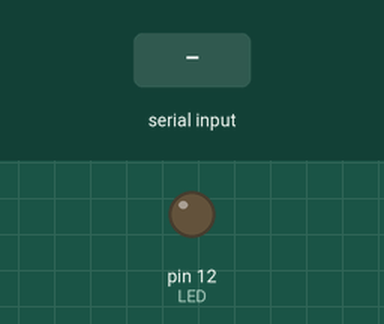
The sketch below on a simulated Arduino Uno, built with avr-gcc and run on an emulated ATmega328P. Parts: output pins drawn as LEDs (lit = HIGH). Inputs (shaded band) come from the test bench.

Above: at 1.2 s.
1.3 s: "90,45\n" received over Serial
At 2.1 s:
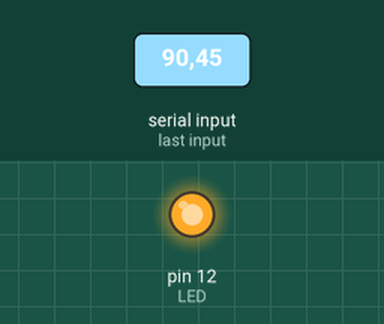
Timing chart, 0 to 4.3 s (numbered marks = the images above; inputs shaded):
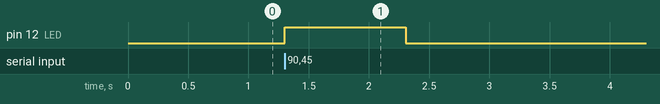

Measured:
- after the input at 1.3 s, pin 12 (LED): LOW → HIGH at once, → LOW 1.0 s later

The sketch:

sketch_may03a.ino
```cpp
#define LED 12
void setup() {
  // put your setup code here, to run once:
  Serial.begin(9600);
  pinMode(LED, OUTPUT);
}

void loop() {
  // put your main code here, to run repeatedly:
  if(Serial.available())
  {
    long value = Serial.parseInt();
    digitalWrite(LED, value);
  }
}
```
